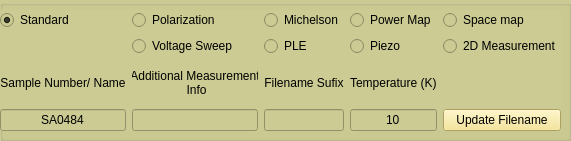
         <widget class="QGroupBox" name="groupBox_2">
          <property name="geometry">
           <rect>
            <x>0</x>
            <y>350</y>
            <width>571</width>
            <height>141</height>
           </rect>
          </property>
          <property name="styleSheet">
           <string notr="true">background-color: rgb(203,203,147);</string>
          </property>
          <widget class="QWidget" name="layoutWidget">
           <property name="geometry">
            <rect>
             <x>0</x>
             <y>10</y>
             <width>561</width>
             <height>121</height>
            </rect>
           </property>
           <layout class="QGridLayout" name="gridLayout_2">
            <item row="5" column="1">
             <widget class="QLineEdit" name="sample_name_2">
              <property name="toolTip">
               <string>Aditional sample information, added before measurent data</string>
              </property>
              <property name="toolTipDuration">
               <number>2000</number>
              </property>
              <property name="text">
               <string/>
              </property>
              <property name="alignment">
               <set>Qt::AlignCenter</set>
              </property>
             </widget>
            </item>
            <item row="1" column="0">
             <widget class="QRadioButton" name="standard_pl">
              <property name="text">
               <string>Standard</string>
              </property>
              <property name="checked">
               <bool>true</bool>
              </property>
              <attribute name="buttonGroup">
               <string notr="true">measurements_group</string>
              </attribute>
             </widget>
            </item>
            <item row="1" column="1">
             <widget class="QRadioButton" name="fss_measure">
              <property name="toolTip">
               <string>Adds #Pol(deg)_startdeg_enddeg to filename.</string>
              </property>
              <property name="text">
               <string>Polarization</string>
              </property>
              <attribute name="buttonGroup">
               <string notr="true">measurements_group</string>
              </attribute>
             </widget>
            </item>
            <item row="5" column="0">
             <widget class="QLineEdit" name="sample_name">
              <property name="text">
               <string>SA0484</string>
              </property>
              <property name="alignment">
               <set>Qt::AlignCenter</set>
              </property>
             </widget>
            </item>
            <item row="3" column="0">
             <widget class="QLabel" name="label_53">
              <property name="text">
               <string>Sample Number/ Name</string>
              </property>
              <property name="alignment">
               <set>Qt::AlignCenter</set>
              </property>
             </widget>
            </item>
            <item row="1" column="2">
             <widget class="QRadioButton" name="michelson_int">
              <property name="toolTip">
               <string>Adds #michelson#piezosteps_piezostepsize_linear steps to filename</string>
              </property>
              <property name="text">
               <string>Michelson</string>
              </property>
              <attribute name="buttonGroup">
               <string notr="true">measurements_group</string>
              </attribute>
             </widget>
            </item>
            <item row="3" column="1">
             <widget class="QLabel" name="label_90">
              <property name="toolTip">
               <string extracomment="Aditional sample information, added before measurent data"/>
              </property>
              <property name="toolTipDuration">
               <number>-1</number>
              </property>
              <property name="text">
               <string>Additional Measurement 
 Info</string>
              </property>
              <property name="alignment">
               <set>Qt::AlignCenter</set>
              </property>
             </widget>
            </item>
            <item row="1" column="3">
             <widget class="QRadioButton" name="power_map">
              <property name="toolTip">
               <string>Adds #powermap#(uW)_startingangle_endangle_ minpower_maxpower to filename.</string>
              </property>
              <property name="text">
               <string>Power Map</string>
              </property>
              <attribute name="buttonGroup">
               <string notr="true">measurements_group</string>
              </attribute>
             </widget>
            </item>
            <item row="2" column="1">
             <widget class="QRadioButton" name="volt_sweep">
              <property name="toolTip">
               <string>Adds #Voltage(V)_startV_endV to filename.</string>
              </property>
              <property name="text">
               <string>Voltage Sweep</string>
              </property>
              <attribute name="buttonGroup">
               <string notr="true">measurements_group</string>
              </attribute>
             </widget>
            </item>
            <item row="2" column="4">
             <widget class="QRadioButton" name="step_and_glue">
              <property name="toolTip">
               <string>Adds the necessary sufix for combining two measurements to filename.</string>
              </property>
              <property name="text">
               <string>2D Measurement</string>
              </property>
              <attribute name="buttonGroup">
               <string notr="true">measurements_group</string>
              </attribute>
             </widget>
            </item>
            <item row="1" column="4">
             <widget class="QRadioButton" name="space_map">
              <property name="toolTip">
               <string>Adds center_wl(nm)#spacemap#(µm)_ncol_step_x to filename.</string>
              </property>
              <property name="text">
               <string>Space map</string>
              </property>
              <attribute name="buttonGroup">
               <string notr="true">measurements_group</string>
              </attribute>
             </widget>
            </item>
            <item row="5" column="4">
             <widget class="QPushButton" name="updatefilename_button">
              <property name="toolTip">
               <string>Updates filename to LigthField SampleName_Additional_MeasurementInfo_MeasurementType_Sufix.spe</string>
              </property>
              <property name="styleSheet">
               <string notr="true">background-color: rgb(244, 226, 133)</string>
              </property>
              <property name="text">
               <string>Update Filename</string>
              </property>
             </widget>
            </item>
            <item row="5" column="2">
             <widget class="QLineEdit" name="sample_name_3">
              <property name="toolTip">
               <string>Added to filename after main measurement settings.</string>
              </property>
              <property name="text">
               <string/>
              </property>
              <property name="alignment">
               <set>Qt::AlignCenter</set>
              </property>
             </widget>
            </item>
            <item row="3" column="2">
             <widget class="QLabel" name="label_140">
              <property name="text">
               <string>Filename Sufix</string>
              </property>
              <property name="alignment">
               <set>Qt::AlignCenter</set>
              </property>
             </widget>
            </item>
            <item row="5" column="3">
             <widget class="QLineEdit" name="temperature">
              <property name="text">
               <string>10</string>
              </property>
              <property name="alignment">
               <set>Qt::AlignCenter</set>
              </property>
             </widget>
            </item>
            <item row="2" column="2">
             <widget class="QRadioButton" name="ple_rb">
              <property name="text">
               <string>PLE</string>
              </property>
             </widget>
            </item>
            <item row="2" column="3">
             <widget class="QRadioButton" name="piezo_rb">
              <property name="text">
               <string>Piezo</string>
              </property>
             </widget>
            </item>
            <item row="3" column="3">
             <widget class="QLabel" name="label_52">
              <property name="text">
               <string>Temperature (K)</string>
              </property>
             </widget>
            </item>
           </layout>
          </widget>
         </widget>
